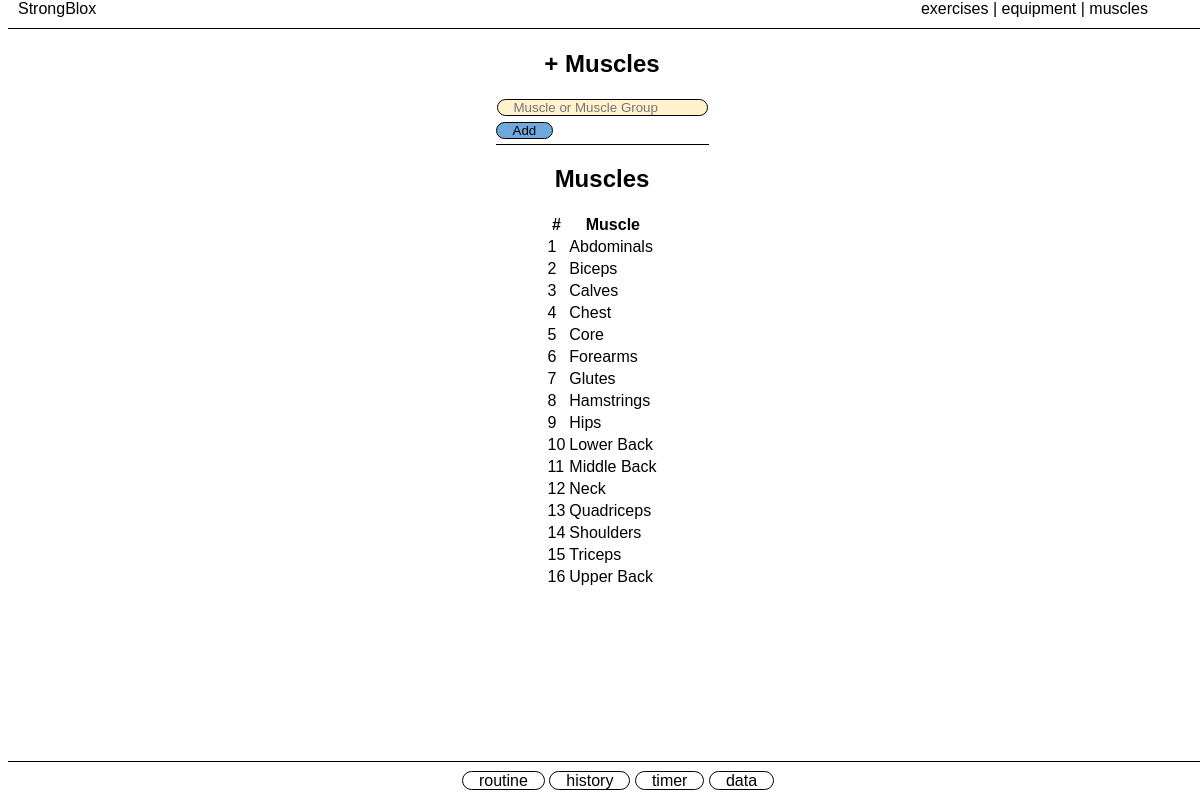
/muscles, run on an earlier commit of the app's database.
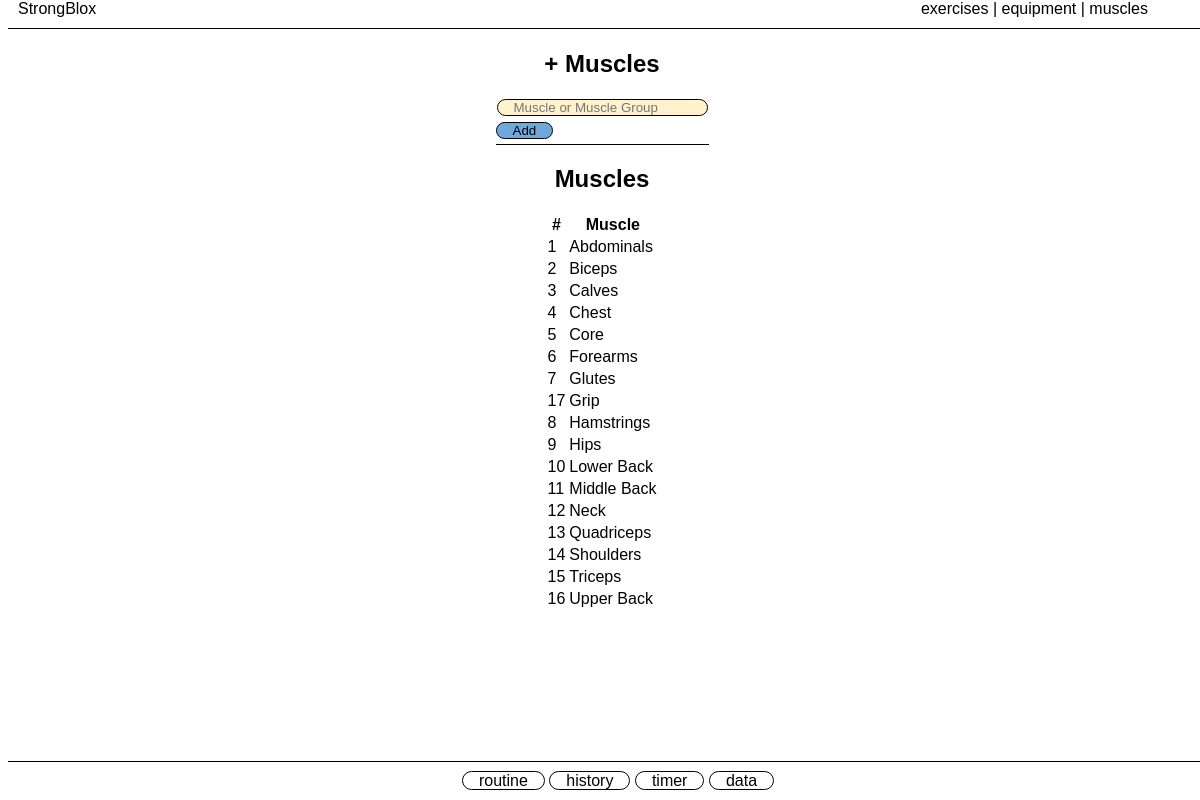
And on a later commit of the database.
### tables this page shows
CREATE TABLE muscles (
        muscle_id INTEGER PRIMARY KEY,
        muscle TEXT NOT NULL
    );

### app.py (the view)
@app.route("/muscles", methods=["GET", "POST"])
def muscles():
    if request.method == "POST":
        muscle = request.form.get("muscle")
        db = sqlite3.connect("workouts.db")
        cur = db.cursor()
        cur.execute("INSERT INTO muscles (muscle) VALUES(?)", (muscle,))
        db.commit()
        db.close()
        return redirect("/muscles")
    else:
        db = sqlite3.connect("workouts.db")
        db.row_factory = sqlite3.Row
        cur = db.cursor()
        cur.execute("SELECT * FROM muscles ORDER BY muscle")
        muscles = cur.fetchall()
        return render_template("muscles.html", muscles=muscles)

### app.py (called while the page is built)
@app.after_request
def after_request(response):
    response.headers["Cache-Control"] = "no-cache, no-store, must-revalidate"
    response.headers["Expires"] = 0
    response.headers["Pragma"] = "no-cache"
    return response

### templates/muscles.html (shortened to what this page needs)
{% extends "layout.html" %}
{% block body %}
    <div class="container">
        <div class="section interactive">
            <h2>+ Muscles</h2>
            <form action="/muscles" method="post">
                <input autocomplete="off" autofocus name="muscle" placeholder="Muscle or Muscle Group" type="text">
                <br>
                <input class="lists" type="submit" value="Add">
            </form>
        </div>
        <div class="section data">
            <h2>Muscles</h2>
            <div class="table-responsive">
                <table class="table">
                    <thead>
                        <tr>
                            <th>#</th>
                            <th>Muscle</th>
                        </tr>
                    </thead>
                    <tbody>
                        {% for muscle in muscles %}
                            <tr>
                                <td>{{ muscle.muscle_id }}</td>
                                <td>{{ muscle.muscle }}</td>
                            </tr>
                        {% endfor %}
                    </tbody>
                </table>
            </div>
        </div>
    </div>
{% endblock %}

What changed in the data, as far as the page shows it:
added muscles: muscle_id "17", muscle "Grip"
